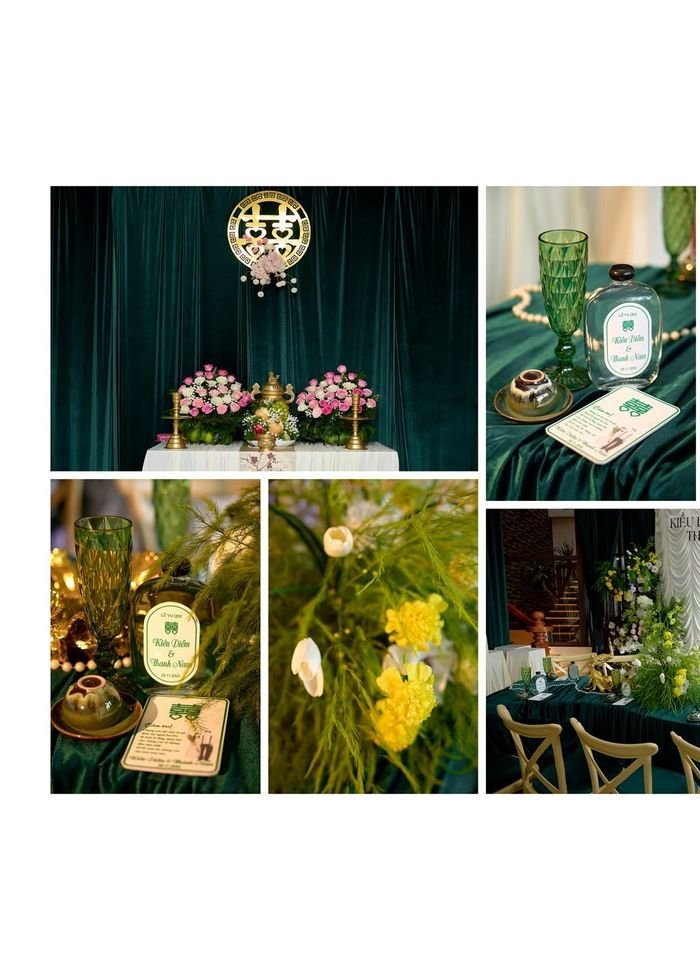
#> input picture assets/img/danh-gia/tu-dong/kieu-diem.jpg, 700 x 980 px
$ python -i chon_anh_dep.py   (imports and definitions only)
#> lines starting #> are read from the running program, lines starting #| are printed output that depends on the picture
# -*- coding: utf-8 -*-
"""
TU CHON ANH DEP TRONG BO SUU TAP (dung cho muc Danh gia khach hang)
=================================================================
Cham diem tung anh da xuat trong assets/img/bo-suu-tap:
  - anh doc (khung ben trai cua the danh gia la khung doc)
  - net (do sac canh o vung giua anh)
  - sang vua phai, du tuong phan
  - loai trang album / anh ghep nen trang (vien trang nhieu)
Ghi ket qua vao data/bo-suu-tap.json  ->  "anh_dep": {"cap_doi": [...], "co_dau": [...], "theo_album": {...}}
Chay: python tools/chon_anh_dep.py   (muc 1 cua CAP NHAT WEB.bat tu chay sau khi dung Bo suu tap)
"""
import io, json, math, os
import numpy as np
from PIL import Image, ImageFilter

TOOLS = os.path.dirname(os.path.abspath(__file__))
BASE = os.path.dirname(TOOLS)
DATA = os.path.join(BASE, "data", "bo-suu-tap.json")

NHOM = {
    "cap_doi": {"ngoai-canh", "phim-truong", "studio"},     # anh cap doi cho the danh gia chung
    "co_dau": {"make-up"},                                  # danh gia nhac toi makeup / trang diem (anh co dau)
}


def diem(p, im=None, khat_khe=True):
    """Diem dep cua 1 anh (None = khong dung duoc)."""
#> called with khat_khe = True
    im = im or Image.open(p)
#> im is the input picture: PIL image 700x980 RGB; mean R, G, B 156.2, 158.5, 142.3
    w, h = im.size
#> w = 700; h = 980
    if h < w * 1.2:                                          # can anh doc
        return None
    nho = im.convert("RGB").resize((120, int(120 * h / w)))
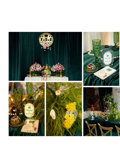
#> nho: PIL image 120x168 RGB; mean R, G, B 156.1, 158.4, 142.2
    if np.asarray(nho.convert("HSV"), dtype=float)[:, :, 1].mean() < 14:
        return None                                          # anh den trang
    g = im.convert("L").resize((300, int(300 * h / w)))
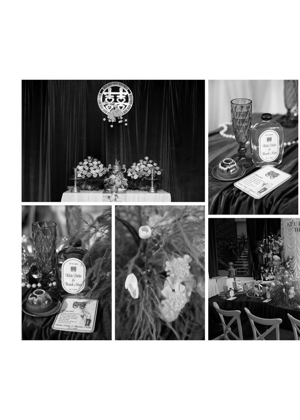
#> g: PIL image 300x420 L; min 0, max 255, mean 155.9
    a = np.asarray(g, dtype=float)
    H, W = a.shape
#> H = 420; W = 300
    vien = np.concatenate([a[:, :12].ravel(), a[:, -12:].ravel(), a[:12, :].ravel(), a[-12:, :].ravel()])
#> vien = 17280 values, max 255 at index 0, min 0 at index 7305, mean 227.7
    if khat_khe and (vien > 235).mean() > 0.55:              # vien trang -> trang album / anh ghep
        return None
    giua = g.crop((W // 6, H // 6, W * 5 // 6, H * 5 // 6))
    net = np.asarray(giua.filter(ImageFilter.FIND_EDGES), dtype=float).var()
    sang = a.mean()
    tuong_phan = a.std()
    phat_sang = max(0.0, abs(sang - 135) - 40) / 20.0      # qua toi / qua choi bi tru diem
    return math.log(net + 1) + tuong_phan / 40.0 - phat_sang


# [59 lines left out: functions nua_trang_dep, chay, not called in this run]


# [2 lines not run here, left out]

>>> result = diem('../assets/img/danh-gia/tu-dong/kieu-diem.jpg')
